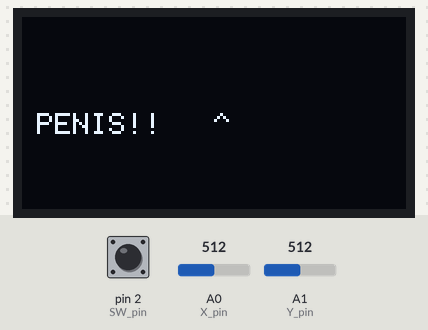
A sketch run on a simulated Arduino Uno, built with avr-gcc and run on an emulated ATmega328P. Shown: 128×64 one-colour display. The test bench sets the inputs (shaded band); at power-on: A0 (X_pin) = 512, pin 2 (SW_pin) HIGH, A1 (Y_pin) = 512.

Above: at 3.2 s.
3.3 s: A0 (X_pin) set to 536
4.9 s: A0 (X_pin) set to 400
6.4 s: A0 (X_pin) set to 367
At 6.8 s:
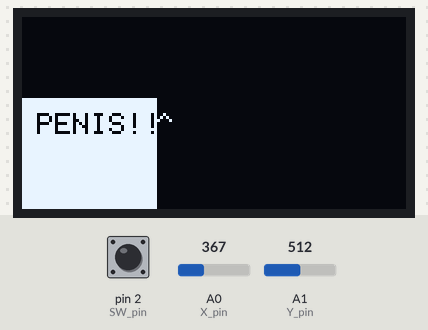
7.9 s: pin 2 (SW_pin) pulled LOW for 0.15 s
At 8.4 s:
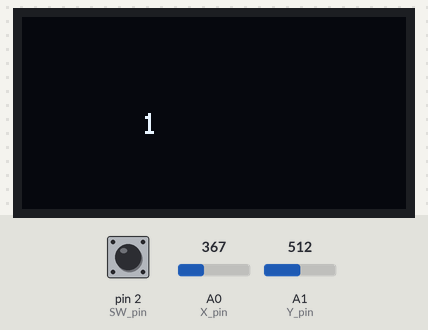
11.0 s: A1 (Y_pin) set to 628
At 12.0 s:
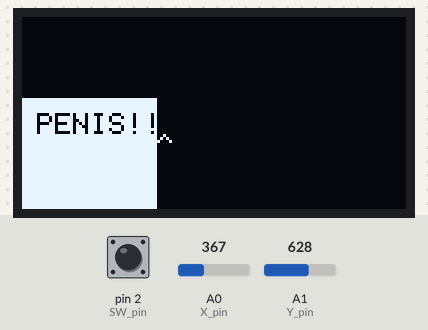
12.6 s: A1 (Y_pin) set to 650
At 13.1 s:
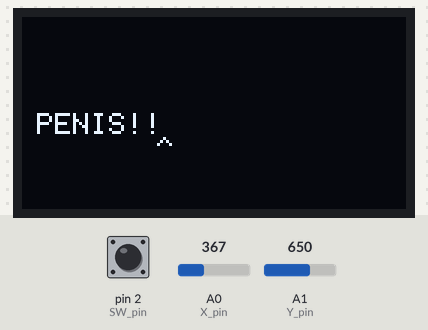
Timing chart, 0 to 15.1 s (numbered marks = the images above; inputs shaded):
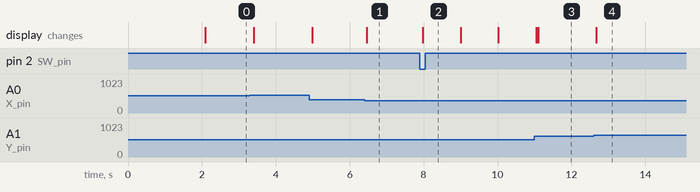

Measured:
- the behaviour switches between 384 and 383 on A0 (X_pin) (found by bisection; images 0 and 1)
- the behaviour switches between 639 and 640 on A1 (Y_pin) (found by bisection; images 3 and 4)
- after the input at 6.4 s, the display: changes after 0.06 s (image 1)
- after the input at 7.9 s, the display: changes after 0.07 s (image 2)
- after the input at 12.6 s, the display: changes after 0.07 s (image 4)

The sketch:

joyStickToOled.ino
```cpp
#include <Wire.h> // For I2C communication (used by OLED)
#include <Adafruit_GFX.h>  // Core graphics library
#include <Adafruit_SSD1306.h>
#include <Adafruit_Sensor.h>

//-----------------------------------IMPORTANT INFO------------------------------------------
/*
Font name: glcdfont.c

Each character is:

5 pixels wide

+ 1 pixel of spacing

= 6 pixels total width per character

8 pixels tall
*/

#define SCREEN_WIDTH 128 // OLED display width, in pixels
#define SCREEN_HEIGHT 64 // OLED display height, in pixels

#define OLED_RESET 4 // Define the reset pin for OLED (not actually used in this setup, but needed by the library)
//Adafruit_SH1106 display(OLED_RESET);

Adafruit_SSD1306 display(SCREEN_WIDTH, SCREEN_HEIGHT);

#define BLUE 0x001F // Optional color definition (not used, because the OLED is monochrome)

//Analog Intializations
const int SW_pin = 2; // digital pin connected to switch output
const int X_pin = 0; // analog pin connected to X output
const int Y_pin = 1; // analog pin connected to Y output

//Position_Translate intialization
int current_pos_x = 0;
int current_pos_y = 0;
int in_pos;

//BOX POSITION CALCULATOR
int word_POS_X = 5;
int word_POS_Y = 32;
int characterCount = 7;


void setup() {

  Serial.begin(9600);

  display.begin(SSD1306_SWITCHCAPVCC, 0x3C);  // Initialize the OLED display with I2C address 0x3C

  delay(2000);

  display.clearDisplay(); // Clear anything that might be on the screen
  display.setTextColor(SSD1306_WHITE); // Set text color to white (since OLED is monochrome) (doesnt really matter but is standard)
  //  display.setTextColor(BLUE);

  //Sets up sinmode as input
  pinMode(SW_pin, INPUT);
  digitalWrite(SW_pin, HIGH);


}

void update_Cursor_PosAndCheckForButtonPress() {
  current_pos_x = constrain((analogRead(X_pin) * 128) / 1024, 0, 122);
  current_pos_y = constrain((analogRead(Y_pin) * 64) / 1024, 0, 56);
  delay(25);


  display.setTextSize(1); // Set text size to small
  display.setCursor(current_pos_x,current_pos_y); // Move cursor to (x=0, y=7) pixels
  display.print("^");

  checkIfHovering();

  newScreen();

}

void newScreen() {
  if (digitalRead(SW_pin) == 0 && in_pos == true){
    display.clearDisplay(); //clear display
    display.setTextColor(SSD1306_WHITE); // Set text color to white (since OLED is monochrome) (doesnt really matter but is standard)

    display.setTextSize(1); // Set text size to small
    display.setCursor(40,32);

    for (int i = 0; i < 3; i++){
      display.print(i+1);
      display.display();   // Actually display all the data on the OLED screen
      delay(1000);
      display.clearDisplay(); //clear display
    }
  }
}

void checkIfHovering() { //cursor will be in top left corner of word
  int textWidth = characterCount * 6; // 6 pixels per character
  int textHeight = 8; // pixels tall

  if (current_pos_x >= word_POS_X && //curent position is greater than or equal to x(5)
      current_pos_y+5 > word_POS_Y && //current position is greater than 32
      current_pos_x <= (word_POS_X + textWidth) && //current position is greater than or equal to x(5) * character count(7) + spacingPerWord(5)
      current_pos_y < (word_POS_Y + textHeight)) //current position is less than y(32) - 8
      {
    in_pos = true;

    display.fillRect(word_POS_X-5, word_POS_Y-5, (word_POS_X * characterCount + (word_POS_X)) + 5, (word_POS_Y + textHeight) + 2, SSD1306_WHITE);

    display.setTextColor(SSD1306_BLACK); // Invert text
    display.setCursor(word_POS_X, word_POS_Y);
    display.print("PENIS!!");
  }

}

//display.setCursor(5, 32);

void loop() {
  in_pos = false;

  display.clearDisplay(); //clear display
  display.setTextColor(SSD1306_WHITE); // Set text color to white (since OLED is monochrome) (doesnt really matter but is standard)

  display.setTextSize(1); // Set text size to small
  display.setCursor(word_POS_X, word_POS_Y);
  display.print("PENIS!!");

  update_Cursor_PosAndCheckForButtonPress();


 display.display();   // Actually display all the data on the OLED screen
}
```
